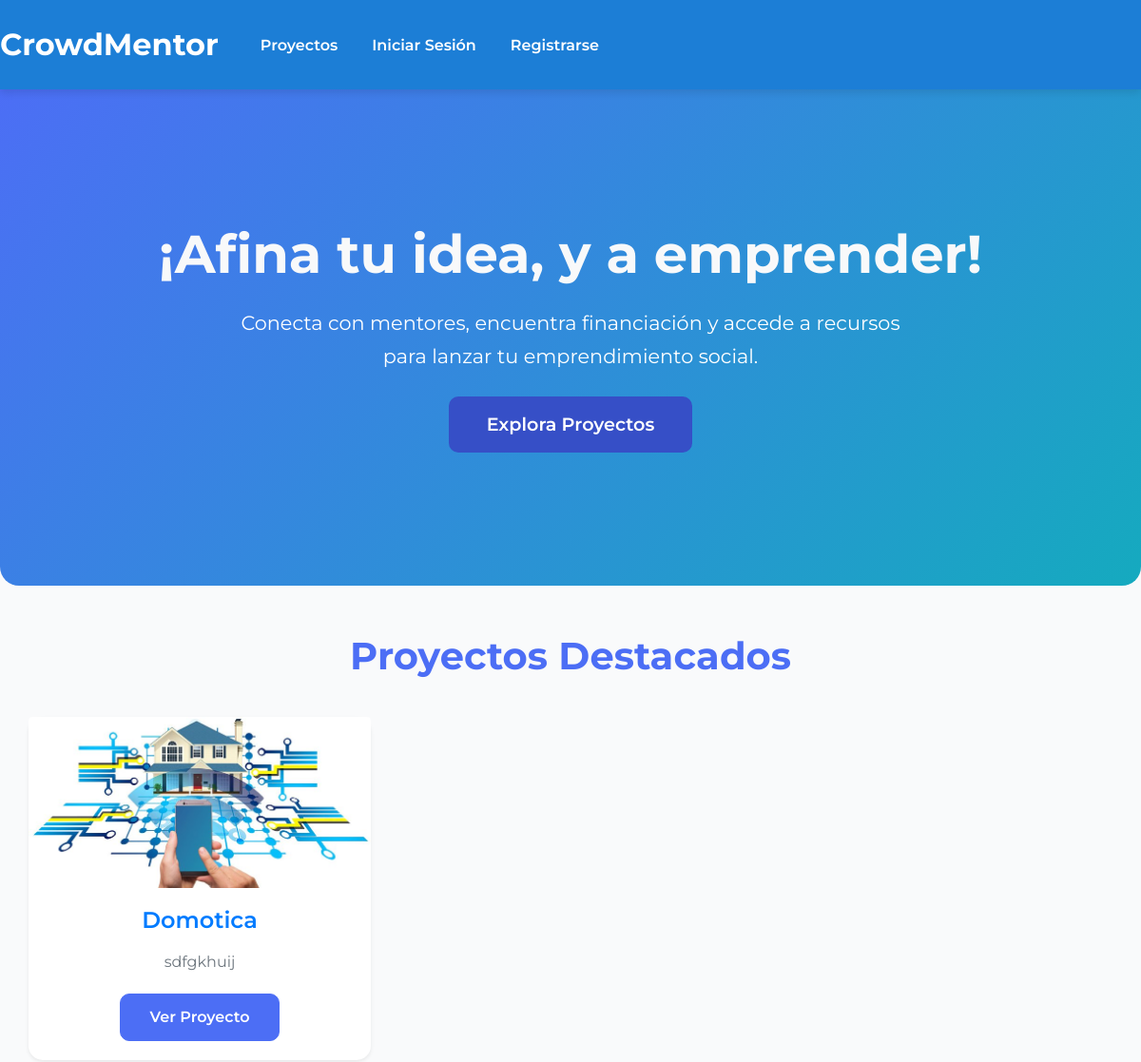
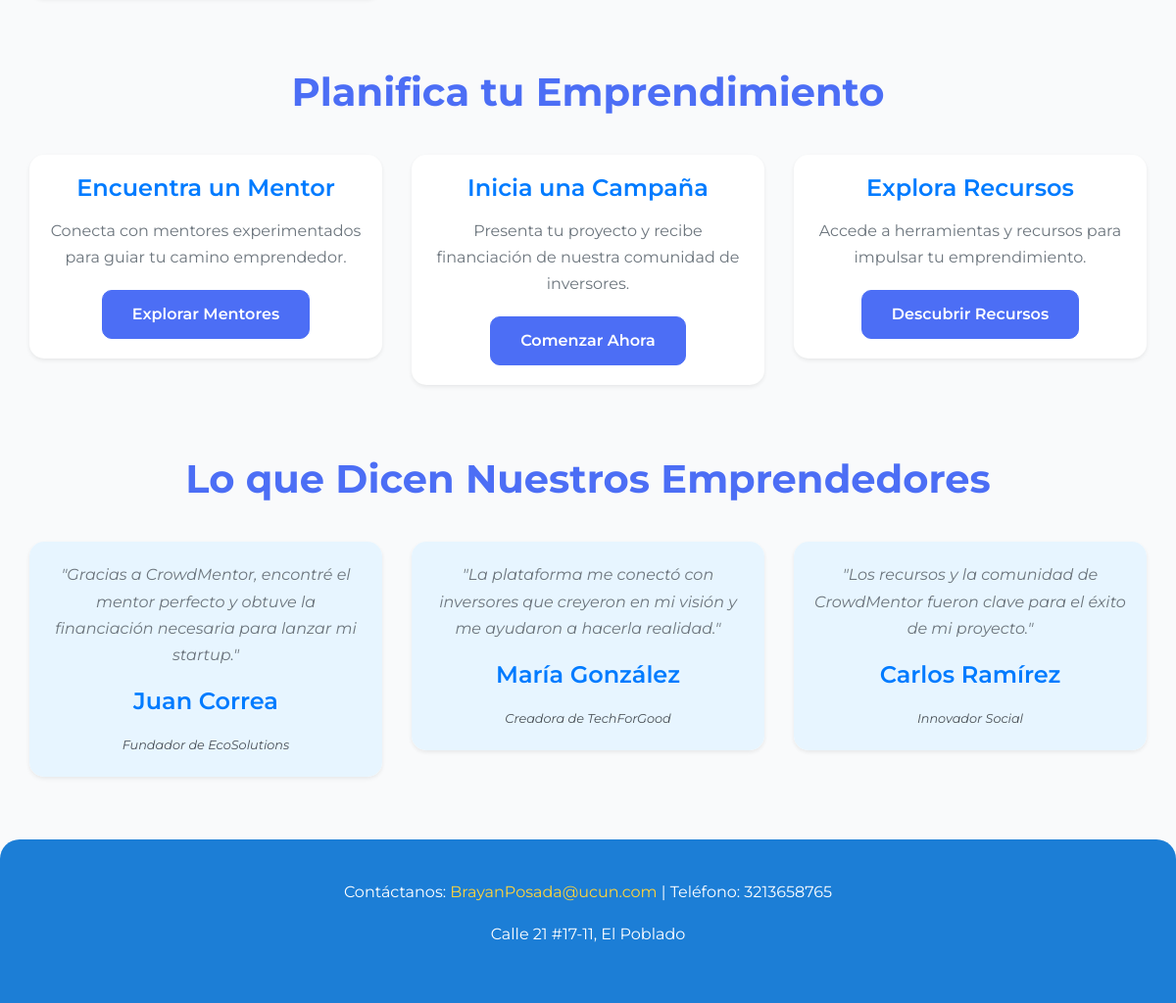
The page / on the database its author committed (2 pictures, top to bottom).
### core/models.py (models this page shows, shortened)
class Project(models.Model):
    title = models.CharField(max_length=200)
    description = models.TextField()
    owner = models.ForeignKey(User, on_delete=models.CASCADE, related_name='projects')
    funding_goal = models.DecimalField(max_digits=10, decimal_places=2)
    amount_raised = models.DecimalField(max_digits=10, decimal_places=2, default=0)
    created_at = models.DateTimeField(default=timezone.now)
    image = models.ImageField(upload_to='projects/', blank=True, null=True)
    is_active = models.BooleanField(default=True)

### core/views.py (the view)
# urls.py: path('', views.home, name='home'),
def home(request):
    projects = Project.objects.filter(is_active=True)
    return render(request, 'home.html', {'projects': projects})

### core/templates/home.html
{% extends 'base.html' %}
{% load static %}
{% block content %}
    <div class="container">
        <h2 class="section-title">Proyectos Destacados</h2>
        <div class="row">
            {% for project in projects %}
                <div class="col-md-4">
                    <div class="card mb-4 shadow-sm">
                        {% if project.image %}
                            <img src="{{ project.image.url }}" class="card-img-top rounded-top" alt="{{ project.title }}">
                        {% endif %}
                        <div class="card-body text-center">
                            <h5 class="card-title text-primary">{{ project.title }}</h5>
                            <p class="card-text text-muted">{{ project.description|truncatewords:20 }}</p>
                            <a href="{% url 'project_detail' project.pk %}" class="btn btn-primary">Ver Proyecto</a>
                        </div>
                    </div>
                </div>
            {% empty %}
                <p class="text-muted">No hay proyectos disponibles.</p>
            {% endfor %}
        </div>
        <h2 class="section-title mt-5">Planifica tu Emprendimiento</h2>
        <div class="row text-center">
            <div class="col-md-4">
                <div class="card mb-4 shadow-sm">
                    <div class="card-body">
                        <h5 class="card-title text-primary">Encuentra un Mentor</h5>
                        <p class="card-text text-muted">Conecta con mentores experimentados para guiar tu camino emprendedor.</p>
                        <a href="{% url 'project_list' %}" class="btn btn-primary">Explorar Mentores</a>
                    </div>
                </div>
            </div>
            <div class="col-md-4">
                <div class="card mb-4 shadow-sm">
                    <div class="card-body">
                        <h5 class="card-title text-primary">Inicia una Campaña</h5>
                        <p class="card-text text-muted">Presenta tu proyecto y recibe financiación de nuestra comunidad de inversores.</p>
                        <a href="{% url 'project_create' %}" class="btn btn-primary">Comenzar Ahora</a>
                    </div>
                </div>
            </div>
            <div class="col-md-4">
                <div class="card mb-4 shadow-sm">
                    <div class="card-body">
                        <h5 class="card-title text-primary">Explora Recursos</h5>
                        <p class="card-text text-muted">Accede a herramientas y recursos para impulsar tu emprendimiento.</p>
                        <a href="#" class="btn btn-primary">Descubrir Recursos</a>
                    </div>
                </div>
            </div>
        </div>
        <h2 class="section-title mt-5">Lo que Dicen Nuestros Emprendedores</h2>
        <div class="row">
            <div class="col-md-4">
                <div class="card testimonial-card mb-4 shadow-sm">
                    <div class="card-body">
                        <p class="card-text text-muted">"Gracias a CrowdMentor, encontré el mentor perfecto y obtuve la financiación necesaria para lanzar mi startup."</p>
                        <h5 class="card-title text-primary">Juan Correa</h5>
                        <p class="card-text"><small>Fundador de EcoSolutions</small></p>
                    </div>
                </div>
            </div>
            <div class="col-md-4">
                <div class="card testimonial-card mb-4 shadow-sm">
                    <div class="card-body">
                        <p class="card-text text-muted">"La plataforma me conectó con inversores que creyeron en mi visión y me ayudaron a hacerla realidad."</p>
                        <h5 class="card-title text-primary">María González</h5>
                        <p class="card-text"><small>Creadora de TechForGood</small></p>
                    </div>
                </div>
            </div>
            <div class="col-md-4">
                <div class="card testimonial-card mb-4 shadow-sm">
                    <div class="card-body">
                        <p class="card-text text-muted">"Los recursos y la comunidad de CrowdMentor fueron clave para el éxito de mi proyecto."</p>
                        <h5 class="card-title text-primary">Carlos Ramírez</h5>
                        <p class="card-text"><small>Innovador Social</small></p>
                    </div>
                </div>
            </div>
        </div>
    </div>
{% endblock %}

### core/static/css/styles.css (style rules this page uses)
body { font-family: 'Montserrat', Arial, sans-serif; background-color: #f9fafb; color: #2d3748; line-height: 1.7; margin: 0; }
.container { max-width: 1200px; margin-top: 40px; margin-bottom: 40px; }
h1, h2, h3 { font-weight: 700; color: #ffffff; }
h2 { font-size: 2.2rem; margin-bottom: 30px; text-align: center; }
h2.section-title { font-size: 2.5rem; font-weight: 700; color: #4c6ef5; text-align: center; margin-bottom: 40px; }
.card { border: none; border-radius: 15px; box-shadow: 0 8px 16px rgba(0, 0, 0, 0.1); transition: transform 0.3s ease, box-shadow 0.3s ease; background-color: #ffffff; }
.card-img-top { max-height: 250px; object-fit: cover; border-top-left-radius: 15px; border-top-right-radius: 15px; }
.card-body { padding: 20px; text-align: center; }
.card-title { font-size: 1.5rem; font-weight: 600; color: #1c7ed6; margin-bottom: 15px; }
.card-text { font-size: 1rem; color: #495057; margin-bottom: 20px; }
.btn-primary { background-color: #4c6ef5; border-color: #4c6ef5; font-weight: 600; padding: 12px 30px; border-radius: 10px; transition: background-color 0.3s ease, transform 0.2s ease; }
.testimonial-card .card-body { background-color: #e7f5ff; border-radius: 15px; }
.testimonial-card .card-text { font-style: italic; color: #495057; }

### rows shown on the page
Project: image (picture), title "Domotica", description "sdfgkhuij"
